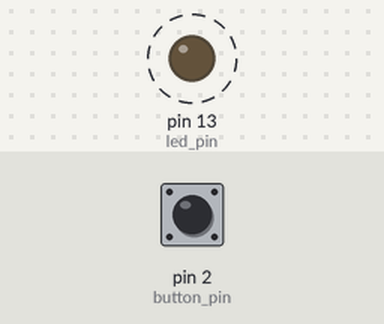
Simulated run of this sketch. Board: Arduino Uno, built with avr-gcc and run on an emulated ATmega328P. On the bench: output pins drawn as LEDs (lit = HIGH). Dashed ring = blinking. The test bench sets the inputs (shaded band); at power-on: pin 2 (button_pin) HIGH. What the sketch prints to the serial monitor is not drawn.

Above: at 1.2 s.
1.3 s: pin 2 (button_pin) pulled LOW for 0.15 s
Timing chart, 0 to 10.3 s (numbered marks = the images above; inputs shaded):
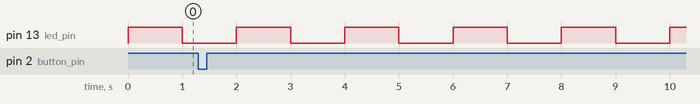

Measured:
- by itself, pin 13 (led_pin): alternates HIGH for 1.0 s and LOW for 1.0 s

The sketch:

Blink_button.ino
```cpp
/*
О вреде использования delay...
https://alexgyver.ru/lessons/interrupts/

Вопрос встал после того, как была написана собственная функция для формирования ШИМ-сигнала.
Если в программе используется функция delay, то следует иметь в виду, что во время спячки,
процессор не будет обрабатывать сигналы на других пинах, например, проспит нажатие на кнопку.
Рассмотрим программу:
*/

/*
const int led_pin = 13;
const int button_pin = 2;
boolean button;

void setup() {
  pinMode(led_pin, OUTPUT);
  pinMode(button_pin, INPUT_PULLUP);
  Serial.begin(9600);
}

void loop() {
  button = !digitalRead(button_pin);
  Serial.print("Button: ");Serial.println(button);
  digitalWrite(led_pin, HIGH);
  delay(1000);
  digitalWrite(led_pin, LOW);
  delay(1000);
}
*/
/*
Как видим, программа реагирует на нажатие кнопки, только во время "бодрствования"

Одно из наиболее простых решений проблемы - это прибегнуть к помощи дополнительных устройств и опций,
встроенных в плату Arduino. Одна из опций - аппаратное прерывание.

Что это?

Дело в том, что процессор не отдает свою работу встроенным в плату устройствам,
а всего лишь прерывает свою работу, если эти устройства обращаются к нему.
Процессор обрабатывает этот запрос, а затем продолжит работу с места останова.
Параллельных вычислений в Arduino нет!

Подключается прерывание при помощи функции attachInterrupt(pin, handler, mode):
  pin – номер прерывания
  handler – имя функции-обработчика прерывания (её нужно создать самому)
  mode – “режим” работы прерывания:
      LOW (низкий) – срабатывает при сигнале LOW на пине
      RISING (рост) – срабатывает при изменении сигнала на пине с LOW на HIGH
      FALLING (падение) – срабатывает при изменении сигнала на пине с HIGH на LOW
      CHANGE (изменение) – срабатывает при изменении сигнала (с LOW на HIGH и наоборот)
*/

/*
const int led_pin = 13;
const int button_pin = 2;
boolean button;

void setup() {
  pinMode(led_pin, OUTPUT);
  pinMode(button_pin, INPUT_PULLUP);
  Serial.begin(9600);

  attachInterrupt(0, button_handler, FALLING);
}

void button_handler(){
  button = !digitalRead(button_pin);
  Serial.print("Button: ");Serial.println(button);
}

void loop() {
  digitalWrite(led_pin, HIGH);
  delay(1000);
  digitalWrite(led_pin, LOW);
  delay(1000);
}
*/
/*
*Важная информация мелким шрифтом где-то внизу

1.  Нумерация пинов в attachInterrupt:
  pin = 0 !!! т.к. отсчет ведется только по пинам
  поддерживающим аппаратные прерывания (у nano (D2, D3))

2.  В handler не работают функции времени (delay, millis...)

3.  Если handler изменяет значение глобальной переменной, то эта переменная должна быть
  объявлена как тип volatile.

4.  На мониторе можно увидеть "дребезг контакта" при нажатии кнопки. С ним тоже придется бороться.
*/


/*
  Рассмотрим использование перемнной типа volatile на примере изменения флага в аппаратном прерывании.
  Показать поведение перенной flag с volatile и без него.
*/

const int led_pin = 13;
const int button_pin = 2;
boolean button;
//int flag = 0;
volatile int flag = 0;

void setup() {
  pinMode(led_pin, OUTPUT);
  pinMode(button_pin, INPUT_PULLUP);
  Serial.begin(9600);

  attachInterrupt(0, button_handler, FALLING);
}

void button_handler(){
  flag = 1;         // меняем значение флага
}

void loop() {
  flag = 0;         // где-то было задано значение
  digitalWrite(led_pin, HIGH);
  delay(1000);
  digitalWrite(led_pin, LOW);
  delay(1000);

  if (flag != 0){
    button = !digitalRead(button_pin);
    Serial.println("tick");
    flag = 0;
  }
}
```
